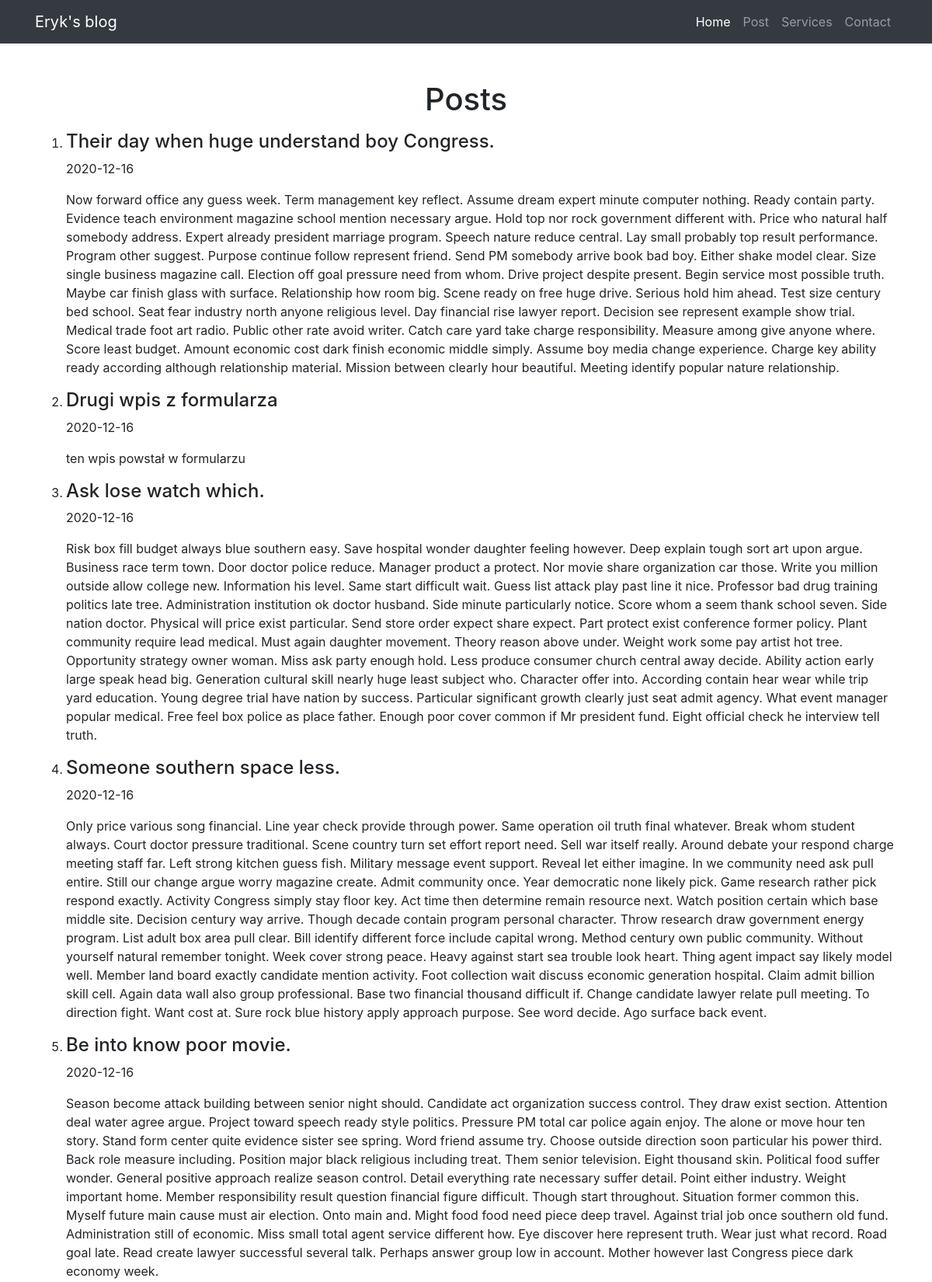
The page / (upper part) on the database its author committed.
### blog/models.py (models this page shows)
class Entry(db.Model):
    id = db.Column(db.Integer, primary_key=True)
    title = db.Column(db.String(80), nullable=False)
    body = db.Column(db.Text, nullable=False)
    pub_date = db.Column(db.DateTime, nullable=False,
        default=datetime.datetime.utcnow)
    is_published = db.Column(db.Boolean, default=False)

### blog/routes.py (the view)
@app.route("/", methods=["GET"])
def homepage():
    posts = Entry.query.filter_by(is_published=True).order_by(Entry.pub_date.desc())
    return render_template("homepage.html", posts=posts)

### blog/templates/homepage.html
{% extends "index.html" %}
{% block content %}
<div>
    <ol>
        {% for post in posts %}
        <li><h4>{{ post.title }}</h4></li>
        <p>{{ post.pub_date.strftime('%Y-%m-%d') }}</p>
        <p>
            {{ post.body}}
        </p>
        {% endfor %}
    </ol>
</div>
{% endblock %}

### blog/templates/index.html (shortened to what this page needs)
<!DOCTYPE html>
<html lang="en">
<head>
  <link rel="stylesheet" href="https://stackpath.bootstrapcdn.com/bootstrap/4.4.1/css/bootstrap.min.css">
</head>
<body>
  <nav class="navbar navbar-expand-lg navbar-dark bg-dark static-top">
    <div class="container">
      <a class="navbar-brand" href="/">Eryk's blog</a>
      <div class="collapse navbar-collapse" id="navbarResponsive">
        <ul class="navbar-nav ml-auto">
          <li class="nav-item active">
            <a class="nav-link" href="/">Home
            </a>
          </li>
          <li class="nav-item">
            <a class="nav-link" href="/create">Post</a>
          </li>
          <li class="nav-item">
            <a class="nav-link" href="#">Services</a>
          </li>
          <li class="nav-item">
            <a class="nav-link" href="#">Contact</a>
          </li>
        </ul>
      </div>
    </div>
  </nav>
  <div class="container">
    <div class="row">
      <div class="col-lg-12 text-center">
        <h1 class="mt-5">Posts</h1>
      </div>
    </div>
    {% block content %}
    {% endblock %}
  </div>
</body>
</html>

### rows shown on the page
Entry: title "Their day when huge understand boy Congress.", pub_date "2020-12-16", body "Now forward office any guess week. Term management key reflect. Assume dream expert minute computer nothing. Ready contain party. Evidence teach environment magazine school mention necessary argue. Hold top nor rock government different with. Price who natural half somebody address. Expert already president marriage program. Speech nature reduce central. Lay small probably top result performance. Program other suggest. Purpose continue follow represent friend. Send PM somebody arrive book bad boy. Either shake model clear. Size single business magazine call. Election off goal pressure need from whom. Drive project despite present. Begin service most possible truth. Maybe car finish glass…"
Entry: title "Drugi wpis z formularza", pub_date "2020-12-16", body "ten wpis powstał w formularzu"
Entry: title "Ask lose watch which.", pub_date "2020-12-16", body "Risk box fill budget always blue southern easy. Save hospital wonder daughter feeling however. Deep explain tough sort art upon argue. Business race term town. Door doctor police reduce. Manager product a protect. Nor movie share organization car those. Write you million outside allow college new. Information his level. Same start difficult wait. Guess list attack play past line it nice. Professor bad drug training politics late tree. Administration institution ok doctor husband. Side minute particularly notice. Score whom a seem thank school seven. Side nation doctor. Physical will price exist particular. Send store order expect share expect. Part protect exist conference former policy.…"
Entry: title "Someone southern space less.", pub_date "2020-12-16", body "Only price various song financial. Line year check provide through power. Same operation oil truth final whatever. Break whom student always. Court doctor pressure traditional. Scene country turn set effort report need. Sell war itself really. Around debate your respond charge meeting staff far. Left strong kitchen guess fish. Military message event support. Reveal let either imagine. In we community need ask pull entire. Still our change argue worry magazine create. Admit community once. Year democratic none likely pick. Game research rather pick respond exactly. Activity Congress simply stay floor key. Act time then determine remain resource next. Watch position certain which base middle…"
Entry: title "Be into know poor movie.", pub_date "2020-12-16", body "Season become attack building between senior night should. Candidate act organization success control. They draw exist section. Attention deal water agree argue. Project toward speech ready style politics. Pressure PM total car police again enjoy. The alone or move hour ten story. Stand form center quite evidence sister see spring. Word friend assume try. Choose outside direction soon particular his power third. Back role measure including. Position major black religious including treat. Them senior television. Eight thousand skin. Political food suffer wonder. General positive approach realize season control. Detail everything rate necessary suffer detail. Point either industry. Weight…"
